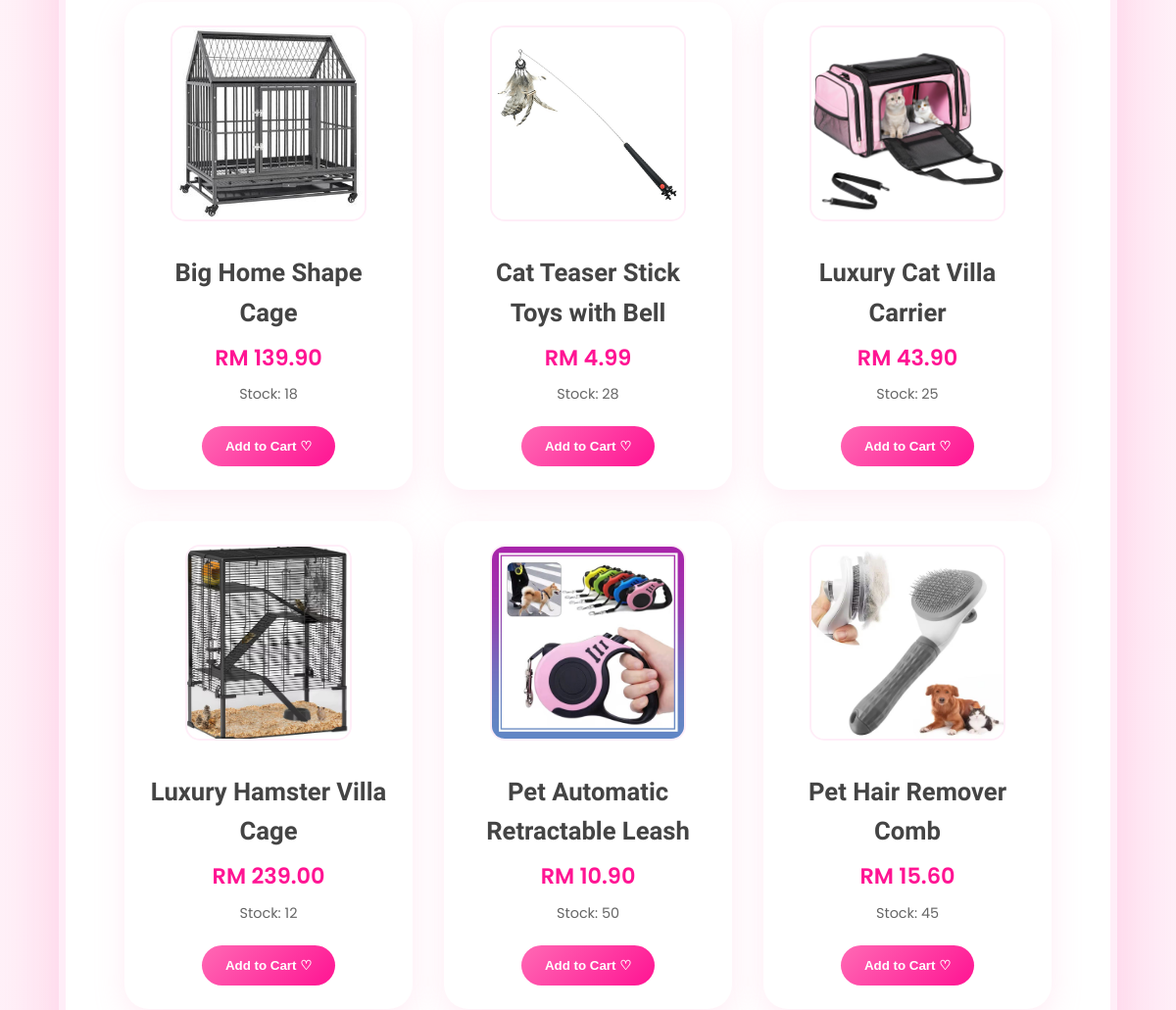
Page /member/products.php (middle part) on the earlier database version.
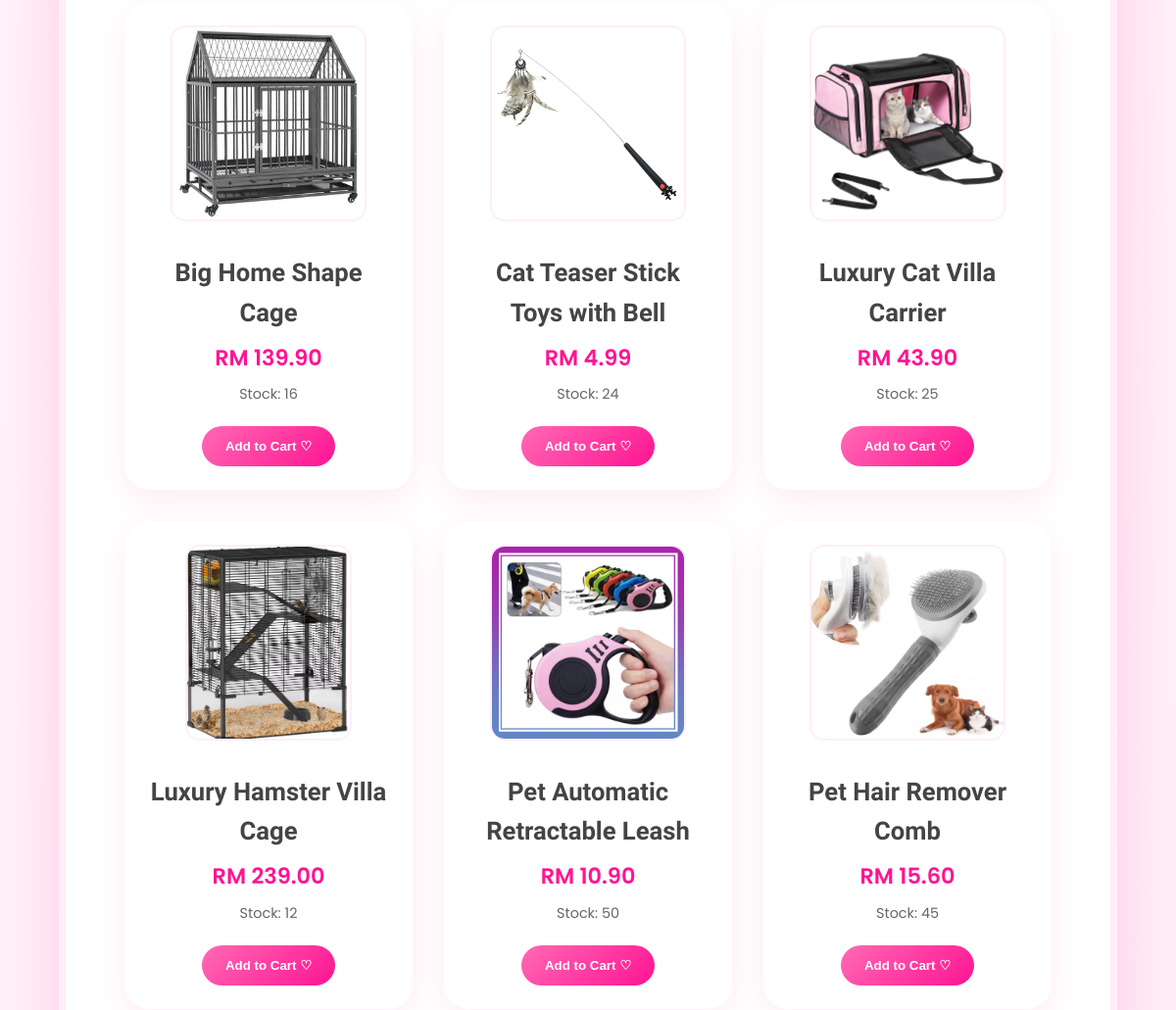
Same page on the later database version.
### tables this page shows
CREATE TABLE `product` (
  `product_id` int(11) NOT NULL,
  `product_code` varchar(20) NOT NULL,
  `product_name` varchar(200) NOT NULL,
  `description` text DEFAULT NULL,
  `price` decimal(10,2) NOT NULL,
  `stock_quantity` int(11) DEFAULT 0,
  `category_id` int(11) NOT NULL,
  `is_active` tinyint(1) DEFAULT 1,
  `created_at` datetime DEFAULT current_timestamp(),
  `updated_at` datetime DEFAULT current_timestamp() ON UPDATE current_timestamp(),
  `photo_name` varchar(255) NOT NULL
);

### _base.php (called while the page is built, shortened)
<?php
function temp($key, $value = null) {
    if ($value !== null) {
        $_SESSION["temp_$key"] = $value;
    }
    else {
        $value = $_SESSION["temp_$key"] ?? null;
        return $value;
    }
}
function encode($value) {
    return htmlentities($value);
}
?>

### member/products.php (the view, shortened to what this page needs)
<?php
require '../_base.php';
$search = trim(get('search', ''));
$sql = "SELECT p.*, c.category_name
        FROM product p
        JOIN category c ON p.category_id = c.category_id
        WHERE p.is_active = 1";
$sql .= " ORDER BY p.product_name";
$stm = $_db->prepare($sql);
$params = $search !== '' ? [':search' => "%$search%"] : [];
$stm->execute($params);
$products = $stm->fetchAll();
include '../_head.php';
?>
<div class="container">
    <div class="product-grid">
        <?php if (empty($products)): ?>
            <p>No products found~ Try another search! ♡</p>
        <?php else: ?>
            <?php foreach ($products as $p): ?>
                <div class="product-card">
                    <?php if ($p->photo_name): ?>
                        <a href="product_detail.php?id=<?= $p->product_id ?>">
                            <img src="/admin/uploads/products/<?= encode($p->photo_name) ?>" alt="<?= encode($p->product_name) ?>">
                        </a>
                    <?php endif; ?>
                    <a href="product_detail.php?id=<?= $p->product_id ?>">
                        <h3><?= encode($p->product_name) ?></h3>
                        <p class="price">RM <?= number_format($p->price, 2) ?></p>
                        <p>Stock: <?= $p->stock_quantity ?></p>
                    </a>
                    <?php if ($p->stock_quantity > 0): ?>
                        <button class="add-to-cart" data-id="<?= $p->product_id ?>" data-name="<?= encode($p->product_name) ?>" data-price="<?= $p->price ?>">
                            Add to Cart ♡
                        </button>
                    <?php else: ?>
                        <p>Out of Stock~</p>
                    <?php endif; ?>
                </div>
            <?php endforeach; ?>
        <?php endif; ?>
    </div>
</div>
<?php include '../_foot.php'; ?>

### _head.php (shortened to what this page needs)
<?php
    require_once '_base.php';
?>
<!DOCTYPE html>
<html lang="en">
<head>
    <link rel="stylesheet" href="/css/app.css">
    <link rel="stylesheet" href="https://unpkg.com/dropzone@5/dist/min/dropzone.min.css">
</head>
<body data-flash="<?= encode(temp('info')) ?>">
    <main>

### _foot.php (shortened to what this page needs)
    </main>
</body>
</html>

Differences in the rows shown:
changed product "Big Home Shape Cage": stock_quantity "18" → "16"
changed product "Cat Teaser Stick Toys with Bell": stock_quantity "28" → "24"
